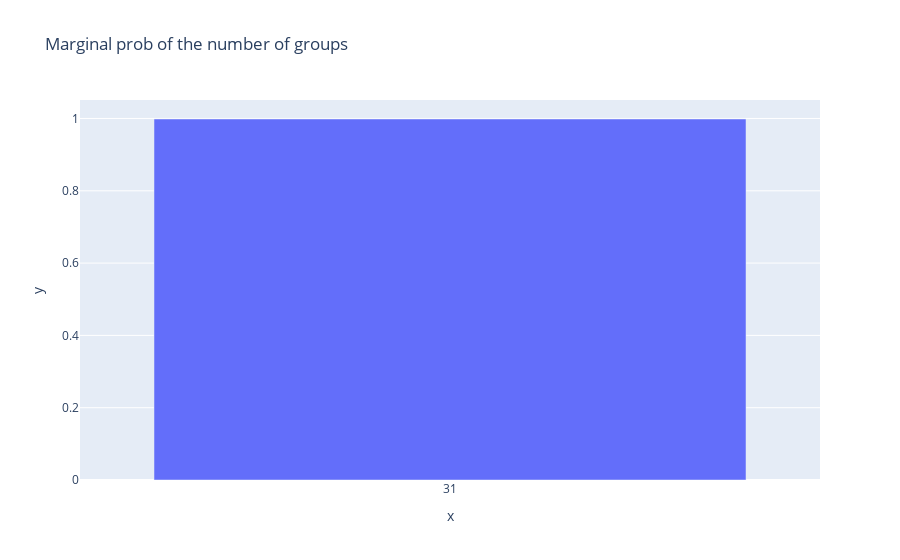

The code cell stored with this chart in its notebook:
### Markdown cell above
## Partition Prob

### Code cell
gt_exp.plot_partition_prob()

### Figure 1 — Plotly figure (JSON) as saved in the notebook; plotly's stock layout.template omitted (floating-point values rounded to 4 significant figures)
{"data": [{"alignmentgroup": "True", "hovertemplate": "x=%{x}<br>y=%{y}<extra></extra>", "legendgroup": "", "marker": {"color": "#636efa", "pattern": {"shape": ""}}, "name": "", "offsetgroup": "", "orientation": "v", "showlegend": false, "textposition": "auto", "type": "bar", "x": ["31"], "xaxis": "x", "y": [0.9986], "yaxis": "y"}], "layout": {"barmode": "relative", "legend": {"tracegroupgap": 0}, "title": {"text": "Marginal prob of the number of groups"}, "xaxis": {"anchor": "y", "domain": [0, 1], "title": {"text": "x"}}, "yaxis": {"anchor": "x", "domain": [0, 1], "title": {"text": "y"}}}}
